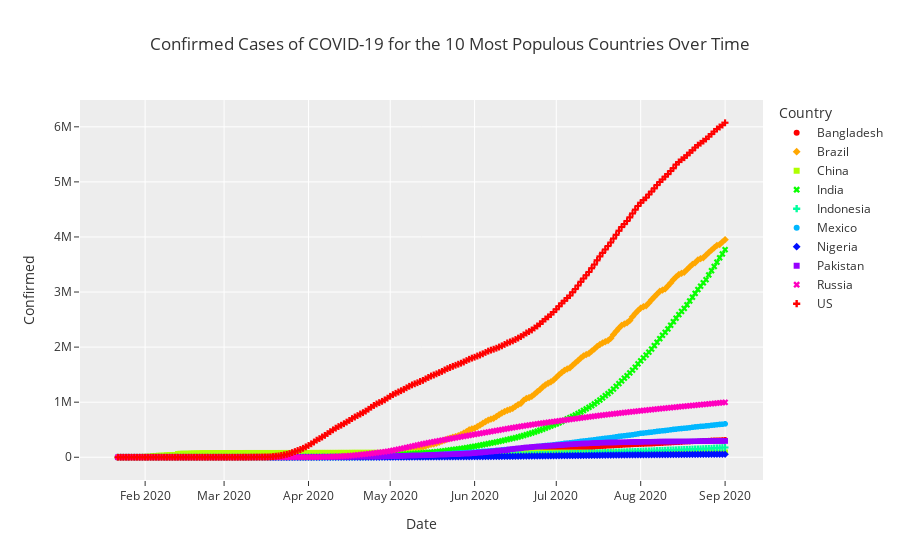

The code cell stored with this chart in its notebook:
### Markdown cell above
### Data Visualizations

### Code cell
px.scatter(data_frame=cleaned_countries[cleaned_countries.Country.isin(['US',"China","India",'Indonesia','Brazil',"Pakistan",'Nigeria','Bangladesh','Russia','Mexico'])], 
           x='Date', y='Confirmed', color='Country', symbol='Country',color_discrete_sequence=px.colors.cyclical.HSV,
           #log_x=False,log_y=True, 
           title='Confirmed Cases of COVID-19 for the 10 Most Populous Countries Over Time', template='ggplot2', 
          )

### Figure 1 — Plotly figure (JSON) as saved in the notebook; plotly's stock layout.template omitted (floating-point values rounded to 4 significant figures; data arrays with more than 128 entries replaced by an {"elided": "..."} marker saying what was removed)
{"data": [{"hovertemplate": "Country=Bangladesh<br>Date=%{x}<br>Confirmed=%{y}<extra></extra>", "legendgroup": "Bangladesh", "marker": {"color": "#ff0000", "symbol": "circle"}, "mode": "markers", "name": "Bangladesh", "showlegend": true, "type": "scattergl", "x": {"elided": "224 str values"}, "xaxis": "x", "y": {"elided": "224 int values"}, "yaxis": "y"}, {"hovertemplate": "Country=Brazil<br>Date=%{x}<br>Confirmed=%{y}<extra></extra>", "legendgroup": "Brazil", "marker": {"color": "#ffa700", "symbol": "diamond"}, "mode": "markers", "name": "Brazil", "showlegend": true, "type": "scattergl", "x": {"elided": "224 str values"}, "xaxis": "x", "y": {"elided": "224 int values"}, "yaxis": "y"}, {"hovertemplate": "Country=China<br>Date=%{x}<br>Confirmed=%{y}<extra></extra>", "legendgroup": "China", "marker": {"color": "#afff00", "symbol": "square"}, "mode": "markers", "name": "China", "showlegend": true, "type": "scattergl", "x": {"elided": "224 str values"}, "xaxis": "x", "y": {"elided": "224 int values"}, "yaxis": "y"}, {"hovertemplate": "Country=India<br>Date=%{x}<br>Confirmed=%{y}<extra></extra>", "legendgroup": "India", "marker": {"color": "#08ff00", "symbol": "x"}, "mode": "markers", "name": "India", "showlegend": true, "type": "scattergl", "x": {"elided": "224 str values"}, "xaxis": "x", "y": {"elided": "224 int values"}, "yaxis": "y"}, {"hovertemplate": "Country=Indonesia<br>Date=%{x}<br>Confirmed=%{y}<extra></extra>", "legendgroup": "Indonesia", "marker": {"color": "#00ff9f", "symbol": "cross"}, "mode": "markers", "name": "Indonesia", "showlegend": true, "type": "scattergl", "x": {"elided": "224 str values"}, "xaxis": "x", "y": {"elided": "224 int values"}, "yaxis": "y"}, {"hovertemplate": "Country=Mexico<br>Date=%{x}<br>Confirmed=%{y}<extra></extra>", "legendgroup": "Mexico", "marker": {"color": "#00b7ff", "symbol": "circle"}, "mode": "markers", "name": "Mexico", "showlegend": true, "type": "scattergl", "x": {"elided": "224 str values"}, "xaxis": "x", "y": {"elided": "224 int values"}, "yaxis": "y"}, {"hovertemplate": "Country=Nigeria<br>Date=%{x}<br>Confirmed=%{y}<extra></extra>", "legendgroup": "Nigeria", "marker": {"color": "#0010ff", "symbol": "diamond"}, "mode": "markers", "name": "Nigeria", "showlegend": true, "type": "scattergl", "x": {"elided": "224 str values"}, "xaxis": "x", "y": {"elided": "224 int values"}, "yaxis": "y"}, {"hovertemplate": "Country=Pakistan<br>Date=%{x}<br>Confirmed=%{y}<extra></extra>", "legendgroup": "Pakistan", "marker": {"color": "#9700ff", "symbol": "square"}, "mode": "markers", "name": "Pakistan", "showlegend": true, "type": "scattergl", "x": {"elided": "224 str values"}, "xaxis": "x", "y": {"elided": "224 int values"}, "yaxis": "y"}, {"hovertemplate": "Country=Russia<br>Date=%{x}<br>Confirmed=%{y}<extra></extra>", "legendgroup": "Russia", "marker": {"color": "#ff00bf", "symbol": "x"}, "mode": "markers", "name": "Russia", "showlegend": true, "type": "scattergl", "x": {"elided": "224 str values"}, "xaxis": "x", "y": {"elided": "224 int values"}, "yaxis": "y"}, {"hovertemplate": "Country=US<br>Date=%{x}<br>Confirmed=%{y}<extra></extra>", "legendgroup": "US", "marker": {"color": "#ff0000", "symbol": "cross"}, "mode": "markers", "name": "US", "showlegend": true, "type": "scattergl", "x": {"elided": "224 str values"}, "xaxis": "x", "y": {"elided": "224 int values"}, "yaxis": "y"}], "layout": {"legend": {"title": {"text": "Country"}, "tracegroupgap": 0}, "title": {"text": "Confirmed Cases of COVID-19 for the 10 Most Populous Countries Over Time"}, "xaxis": {"anchor": "y", "domain": [0, 1], "title": {"text": "Date"}}, "yaxis": {"anchor": "x", "domain": [0, 1], "title": {"text": "Confirmed"}}}}
